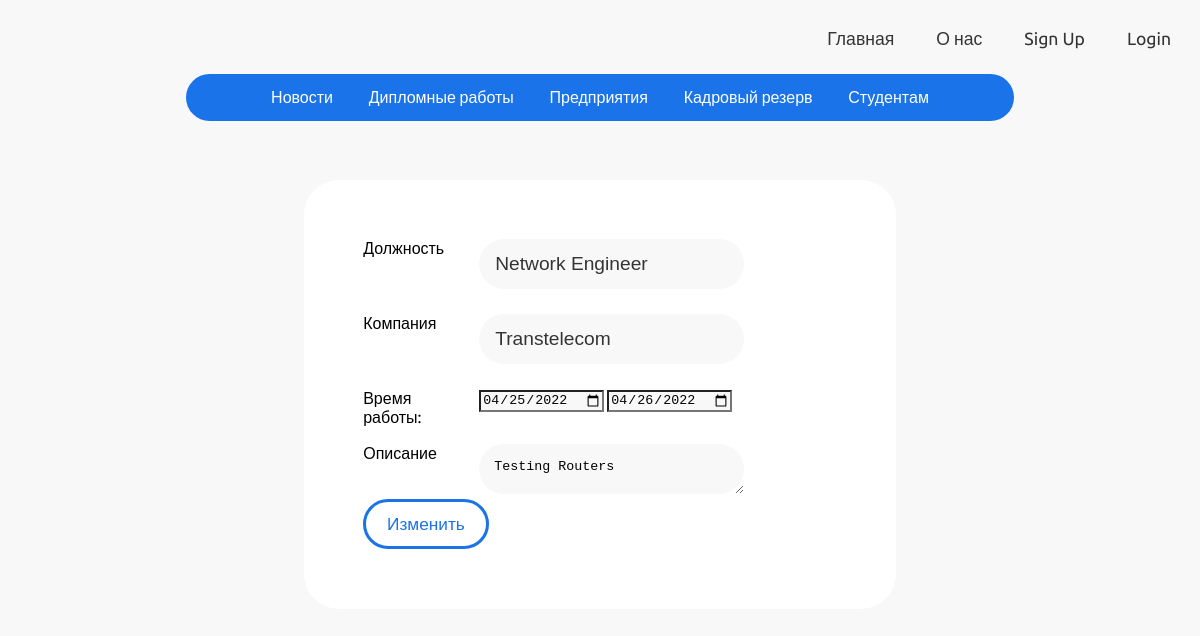
The app's page /editProfile/edit_work_experience.php?id=16 with its own data.
### tables this page shows
CREATE TABLE `user_profile_work` (
  `id` int(11) NOT NULL,
  `user_id` int(11) NOT NULL,
  `work_name` text NOT NULL,
  `company_name` text NOT NULL,
  `work_starting_date` date NOT NULL,
  `work_ending_date` date DEFAULT NULL,
  `work_description` text NOT NULL
);

### app/database/db.php (called while the page is built, shortened)
<?php
require('connect.php');
function executeQuery($sql, $data)
{
    global $conn;
    $stmt = $conn->prepare($sql);
    $values = array_values($data);
    $types = str_repeat('s', count($values));
    $stmt->bind_param($types, ...$values);
    $stmt->execute();
    return $stmt;
}
function selectOne($table, $conditions)
{
    $sql = "SELECT * FROM $table";
    $i = 0;
    foreach ($conditions as $key => $value) {
        if ($i === 0) {
            $sql = $sql . " WHERE $key=?";
        } else {
            $sql = $sql . " AND $key=?";
        }
        $i++;
    }
    $sql = $sql . " LIMIT 1";
    $stmt = executeQuery($sql, $conditions);
    $records = $stmt->get_result()->fetch_assoc();
    return $records;
}

### app/controllers/work_ex.php (called while the page is built, shortened)
<?php
include_once(ROOT_PATH . "/app/database/db.php");
function get_work_info($id){
    return selectOne('user_profile_work', ['id' => $id]);
}

### editProfile/edit_work_experience.php (the view, shortened to what this page needs)
<?php
    include(ROOT_PATH . "/app/controllers/work_ex.php");
    $id = $_GET["id"];
    $work_info = get_work_info($id);
?>
<!DOCTYPE html>
<html lang="en">
    <head>
        <link rel="stylesheet"
            href="https://use.fontawesome.com/releases/v5.7.2/css/all.css"
>
        <link rel="stylesheet" href="./../assets/css/style.css">
        <link rel="stylesheet" href="./../assets/css/forms.css">
    </head>
    <body>
    <?php include(ROOT_PATH . "/app/includes/header.php"); ?>
        <div class="page-wrapper">
            <div class="post-content">
                <div class="content">
                    <form class="form-div" action="#" method="post">
                        <div class="form-div-row">
                            <label>Должность</label>
                            <input type="text" name="work_name" value='<?php echo $work_info['work_name'] ?>' class="text-input">
                        </div>
                        <div class="form-div-row">
                            <label>Компания</label>
                            <input type="text" name="company_name" value='<?php echo $work_info['company_name'] ?>'  class="text-input">
                        </div>
                        <div class="form-div-row">
                        <label for="date">Время работы: </label>
                        <div>
                        <input type="date" id="date" value='<?php echo $work_info['work_starting_date'] ?>'  name="work_starting_date"/>
                        <input type="date" id="date" value='<?php echo $work_info['work_ending_date'] ?>'  name="work_ending_date"/>
                        </div>
                        </div>
                        <div class="form-div-row">
                            <label>Описание</label>
                            <textarea name="work_description" id="work_ex_desc"><?php echo $work_info['work_description'] ?></textarea>
                        </div>
                        <div>
                            <button type="submit" name="update-work" class="btn btn-big">Изменить</button>
                        </div>
                    </form>
                </div>
            </div>
        </div>
    </body>
</html>

### assets/css/style.css (style rules this page uses)
:root { --primary-color: #1a73e8; --secondary-color:#D9376E; --third-color:#e9e3ff; --misc-color:#438CEA; --text-color:#343434; --page-color:#EFF0F3; }
* { box-sizing: border-box; }
html, body { font-family: 'Ubuntu', sans-serif; background: #f8f8f8; display:flex; flex-direction:column; }
.btn { padding: 0.5rem 1rem; background:none; color: var(--primary-color); border: 3px solid var(--primary-color); border-radius: 0.25rem; font-size: 1.08em; border-radius: 25px; }
.btn-big { padding: 0.7rem 1.3rem; line-height: 1.3rem; border: 3px solid var(--primary-color); background: transparent; border-radius: 25px; color: var(--primary-color) !important; }
.text-input { background-color: var(--page-color); padding: 0.7rem 1rem; display: block; width: 100%; border-radius: 25px; border: 0px solid #e0e0e0; outline: none; color: var(--text-color); line-height: 1.5rem; font-size: 1.2em; transition: transform .2s; }
.page-wrapper { min-height: 100%; }

### assets/css/forms.css (style rules this page uses)
.content { margin: 5% 0 5% 0%; }
.form-div { margin: auto; width: 50%; background-color: white; padding: 5%; border-radius: 35px; display: grid; grid-auto-flow: row dense; grid-auto-rows: 1fr; grid-template-columns: 70%; grid-template-rows: 70px 70px; gap: 5px 5px; grid-template-areas: "." "."; }
.form-div-row { display: grid; grid-auto-flow: row dense; grid-auto-rows: 1fr; grid-template-columns: 20% 80%; grid-template-rows: 50px; gap: 5px 15%; grid-template-areas: ". ."; }
.form-div input { background-color: #f8f8f8; }
.form-div textarea { border: solid 5px var(--primary-color); min-width: 100%; max-width: 100%; border: none; background-color: #f8f8f8; }
form { background-color: white; border-radius: 35px; padding: 25px; width: 70%; margin: 0 auto; }
textarea { border: none; max-width: 50%; min-width: 50%; height: 50px; max-height: 100px; min-height: 50px; background-color: var(--page-color); border-radius: 25px; padding: 15px; }

### records on screen
user_profile_work: work_name "Network Engineer", company_name "Transtelecom", work_starting_date "04/25/2022", work_ending_date "04/26/2022", work_description "Testing Routers"
